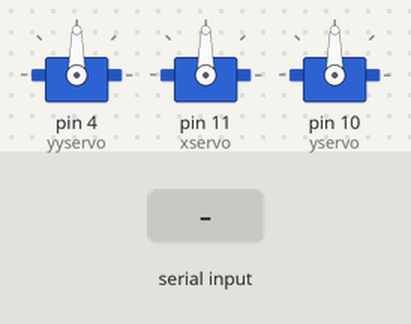
A sketch run on a simulated Arduino Uno, built with avr-gcc and run on an emulated ATmega328P. Shown: 3 × servo. The inputs (shaded band) are chosen by the test bench. What the sketch prints to the serial monitor is not drawn.

Above: at 1.2 s.
1.3 s: "x90\n" received over Serial
At 1.6 s:
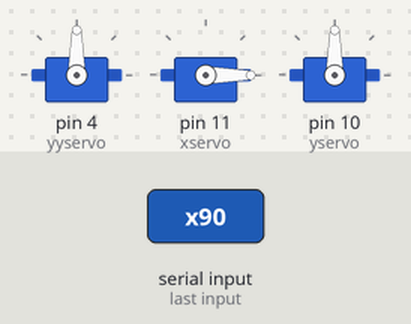
2.8 s: "x,45\n" received over Serial
At 4.0 s:
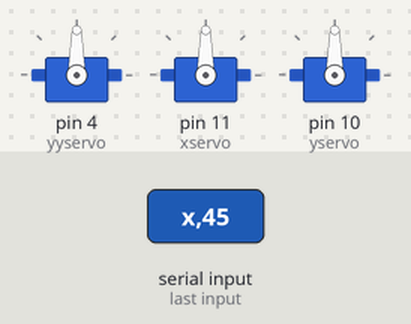
4.3 s: "y90\n" received over Serial
At 5.1 s:
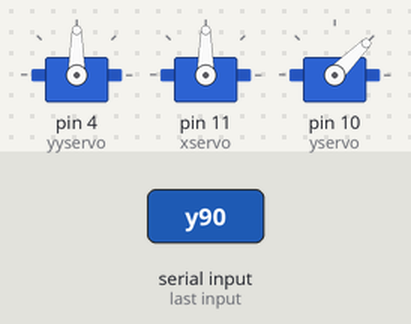
5.8 s: "y,45\n" received over Serial
At 6.3 s:
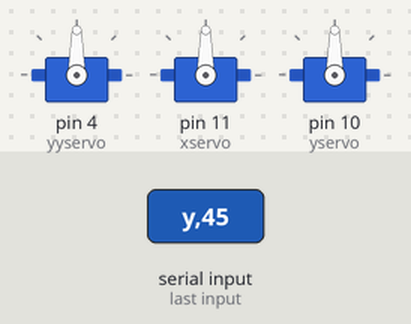
7.3 s: "x" received over Serial
At 8.5 s:
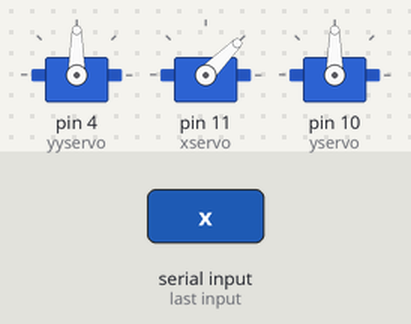
8.8 s: "y" received over Serial
At 9.7 s:
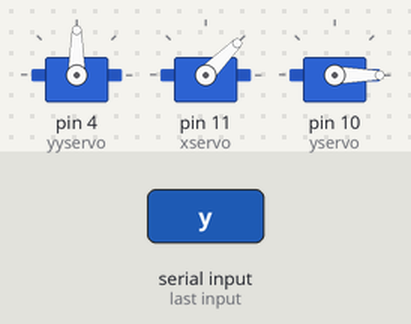
Timing chart, 0 to 11.3 s (numbered marks = the images above; inputs shaded):
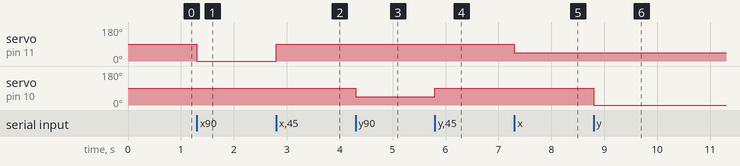

Measured:
- after the input at 1.3 s, servo on pin 11 (xservo): 90° → 0° at once
- after the input at 2.8 s, servo on pin 11 (xservo): 0° → 90° at once
- after the input at 4.3 s, servo on pin 10 (yservo): 90° → 45° at once
- after the input at 5.8 s, servo on pin 10 (yservo): 45° → 90° at once
- after the input at 7.3 s, servo on pin 11 (xservo): 90° → 45° at once
- after the input at 8.8 s, servo on pin 10 (yservo): 90° → 0° at once

The sketch:

ArduinoRobotArm.ino
```cpp
#include <Servo.h>

Servo yservo;
Servo xservo;
Servo yyservo;
int ypos = 0;
int xpos= 0;

void setup(){
  yyservo.attach(4);
  xservo.attach(11);
  yservo.attach(10);
  Serial.begin(9600);
  Serial.println("Rolling");

}

void loop() {
  static int v = 0; // value to be sent to the servo (0-180)
  if ( Serial.available() > 0) {
    char ch = Serial.read(); // read in a character from the serial port and assign to ch
    switch(ch) { // switch based on the value of ch
      case '0'...'9': // if it's numeric
        v = v * 10 + ch - '0';
        /*
           so if the chars sent are 45x (turn x servo to 45 degs)..
           v is the value we want to send to the servo and it is currently 0
           The first char (ch) is 4 so
           0*10 = 0 + 4 - 0 = 4;
           Second char is 4;
           4*10 = 40 + 5 = 45 - 0 = 45;
           Third char is not a number(0-9) so we  drop through...
        */
        break;
      case 'x': // if it's x

        xservo.write(v);
        v = 0;
        break;
      case 'y':
        yservo.write(v);
        //yyservo.write(v);
        v = 0;
        break;
    }
  }
}
```
